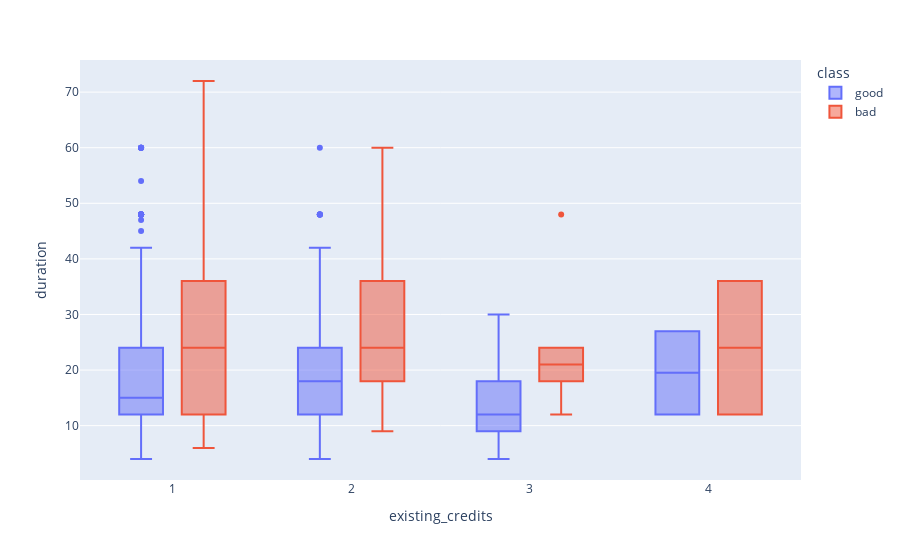

Write notebook code for a chart like this one.
### Code cell
px.box(df,x="existing_credits",y="duration",color="class")

### Figure 1 — Plotly figure (JSON) as saved in the notebook; plotly's stock layout.template omitted (floating-point values rounded to 4 significant figures; data arrays with more than 128 entries replaced by an {"elided": "..."} marker saying what was removed)
{"data": [{"alignmentgroup": "True", "hovertemplate": "class=good<br>existing_credits=%{x}<br>duration=%{y}<extra></extra>", "legendgroup": "good", "marker": {"color": "#636efa"}, "name": "good", "notched": false, "offsetgroup": "good", "orientation": "v", "showlegend": true, "type": "box", "x": {"elided": "700 int values"}, "x0": " ", "xaxis": "x", "y": {"elided": "700 int values"}, "y0": " ", "yaxis": "y"}, {"alignmentgroup": "True", "hovertemplate": "class=bad<br>existing_credits=%{x}<br>duration=%{y}<extra></extra>", "legendgroup": "bad", "marker": {"color": "#EF553B"}, "name": "bad", "notched": false, "offsetgroup": "bad", "orientation": "v", "showlegend": true, "type": "box", "x": {"elided": "300 int values"}, "x0": " ", "xaxis": "x", "y": {"elided": "300 int values"}, "y0": " ", "yaxis": "y"}], "layout": {"boxmode": "group", "legend": {"title": {"text": "class"}, "tracegroupgap": 0}, "margin": {"t": 60}, "xaxis": {"anchor": "y", "domain": [0, 1], "title": {"text": "existing_credits"}}, "yaxis": {"anchor": "x", "domain": [0, 1], "title": {"text": "duration"}}}}
